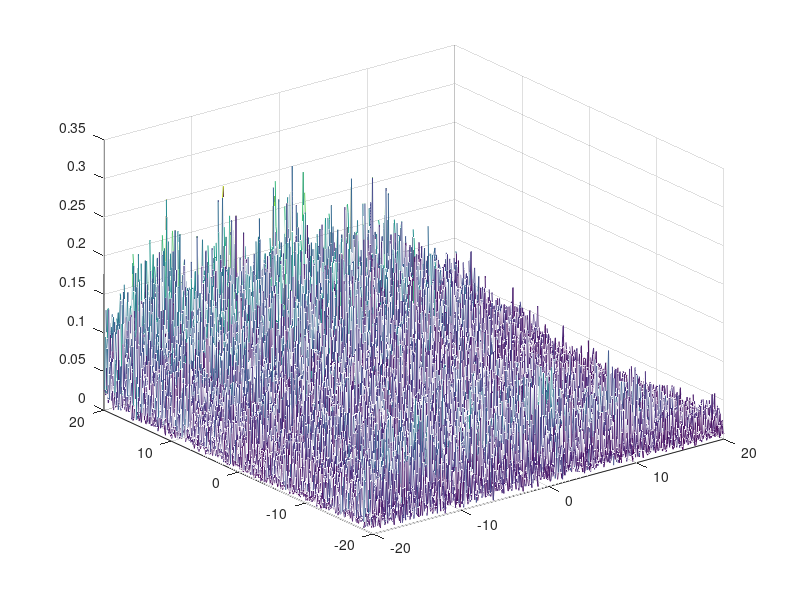

The MATLAB script that drew this image:
clear all;
close all;
clc;
[sigma omega]=meshgrid(-20:0.1:20);
s=sigma+j*omega;
h=abs((s)/((s-3).*(s)));
mesh(sigma,omega,h);